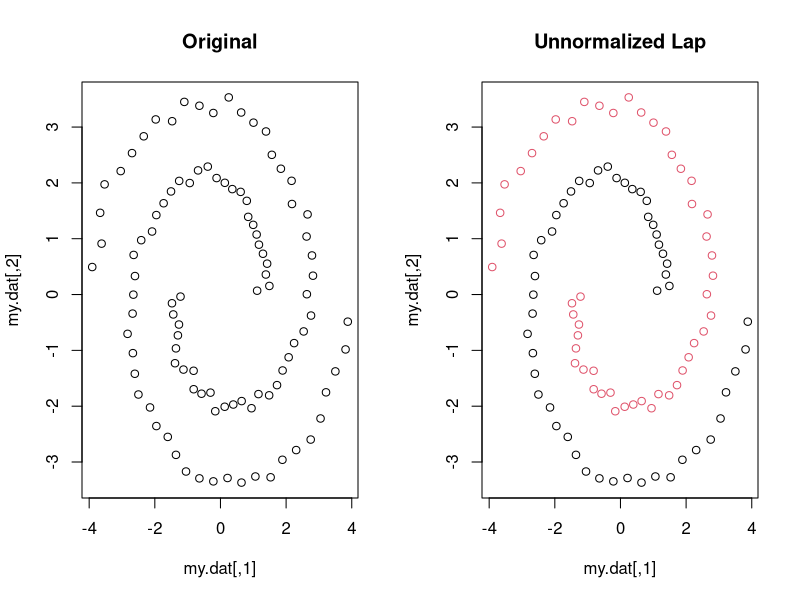
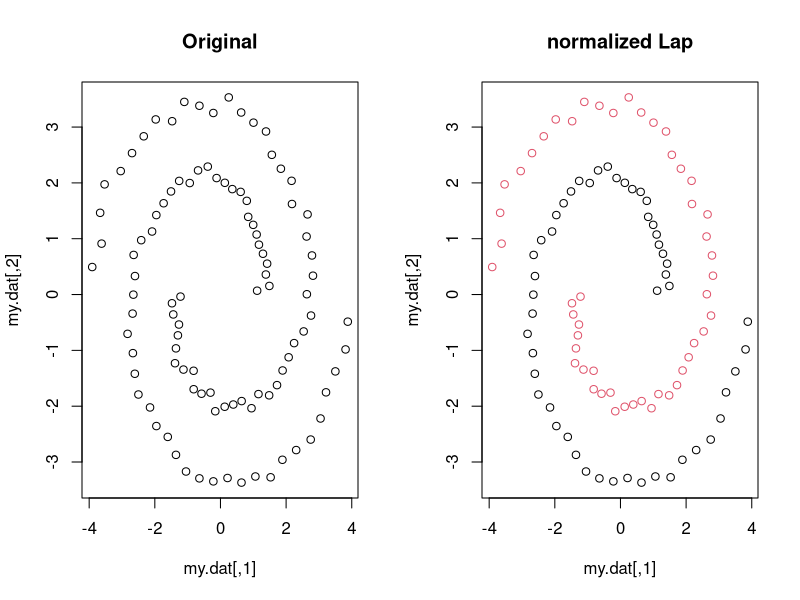

Here is the R script that generated these plots, in order:
library(mlbench)
set.seed(111)
obj = mlbench.spirals(100,1,0.025)
my.dat =  4 * obj$x


#This is a function that performs the spectral cluster algorithm
#Package needed: stats, expm
#Input: 
      #my.dat: data matrix
      #n.line: numerical values indicating how many lines to de drawn for each point
      #n.cluster: numerical value indeicates the number of clusters
      #A boolean variable indicating whether to calculate a normalized laplacian matrix
#output:
      #km.ouput: A k-means object that contains clluster results

library(stats)
library(expm)

Spectral.Cluster = function(my.dat,n.line=3,n.cluster=2,normal = F) {
  
  Nrow = nrow(my.dat)
  
  #Construct Matrix that contains similarity between each values
  Similar = matrix(rep(NA,Nrow^2), ncol=Nrow)
  
  for(i in 1:Nrow) {
    for(j in 1:Nrow) {
      Similar[i,j] = exp( -1 * norm(as.matrix(my.dat[i,]-my.dat[j,]), type="F"))
    }
  }
  
  N = length(Similar[,1])
  
  #Construct Affinity matrix
  Affinity = matrix(rep(0,N^2), ncol=N)
    for(i in 1:N) { # for each line
      # only connect to those points with larger similarity 
      best = sort(Similar[i,], decreasing=TRUE)[1:n.line]
      for (b in best) {
        j = which(Similar[i,] == b)
        Affinity[i,j] = Similar[i,j]
        Affinity[j,i] = Similar[i,j]
      }
    }
  
  #COnstruct degree matrix Degree   #Not sure since this part
  Degree = diag(apply(Affinity,1,sum))
  
  #Construct unnormalizaed graph Laplacian
  Lap = Degree - Affinity
  
  if(normal){
  #Construct normalizaed graph Laplacian
  Lap = (Degree %^% (-1/2)) %*% Lap %*% (Degree %^% (-1/2))
  }
  
  ev = eigen(Lap, symmetric=TRUE)#find eigenvectors for the Laplacian
  
  #Final   = ev$vectors[,1:n.cluster]#Locate the n.cluster largest eigenvectors to construct final matrix
  Final   = ev$vectors[,(ncol(ev$vectors)-n.cluster+1):ncol(ev$vectors)]#Locate the n.cluster smallest eigenvectors to construct final matrix 
  
  #perform k-means algorithm to cluster the final matrix
  km.ouput = kmeans(Final, centers=n.cluster, nstart=5)
  
  return(km.ouput)  
}

A = Spectral.Cluster(my.dat,n.line=3,n.cluster=2,normal = F) 
B = Spectral.Cluster(my.dat,n.line=3,n.cluster=2,normal = T) 


par(mfrow=c(1,2))
plot(my.dat,main="Original")
plot(my.dat, col=A$cluster,main="Unnormalized Lap")

par(mfrow=c(1,2))
plot(my.dat,main="Original")
plot(my.dat, col=B$cluster,main="normalized Lap")
